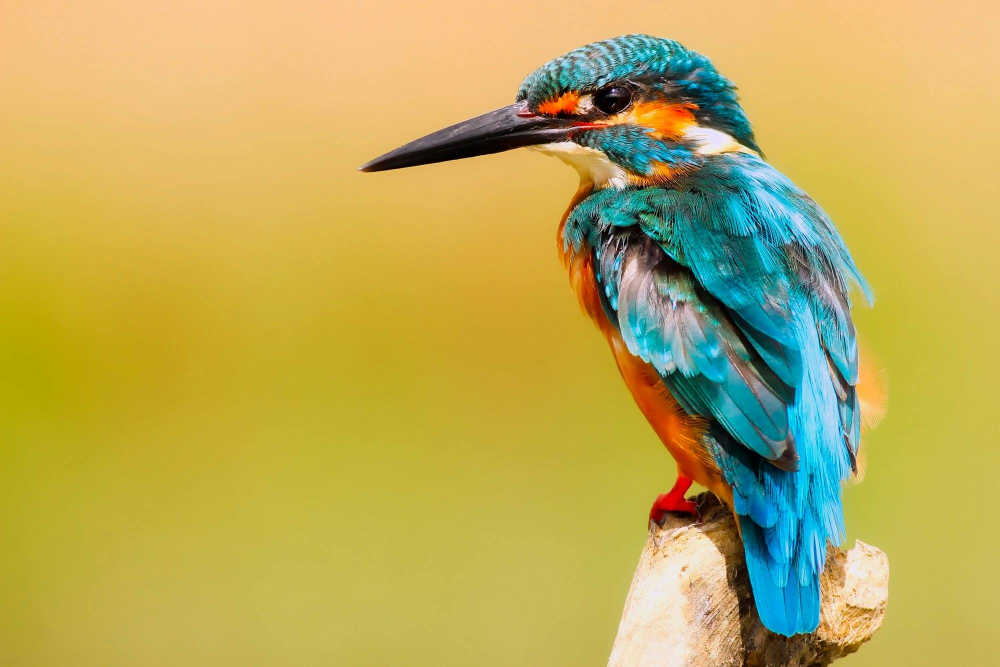
#> input picture images/img6.jpg, 2000 x 1333 px (shown at 1/2 size)
$ jupyter execute read_img.ipynb
#> lines starting #> are read from the running program, lines starting #| are printed output that depends on the picture
[cell 1]
import os
import cv2

import numpy as np

[cell 2]
#image read
img = cv2.imread("images/img6.jpg",0)
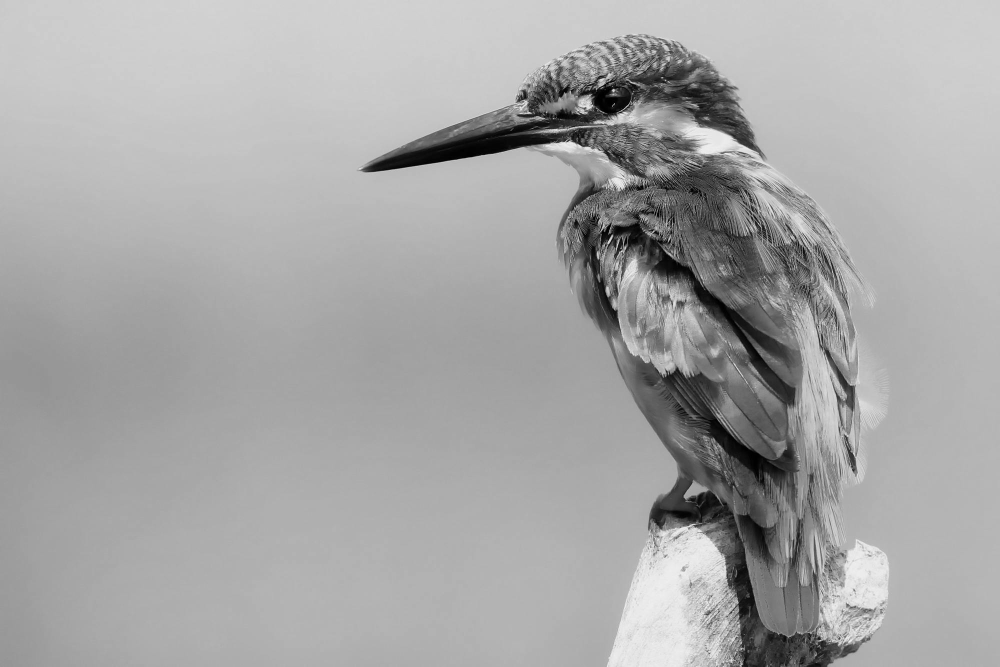
#> img: shape (1333, 2000) (shown at 1/2 size); min 0, max 255, mean 166.8
resize_img = cv2.resize(img, (1350,680))
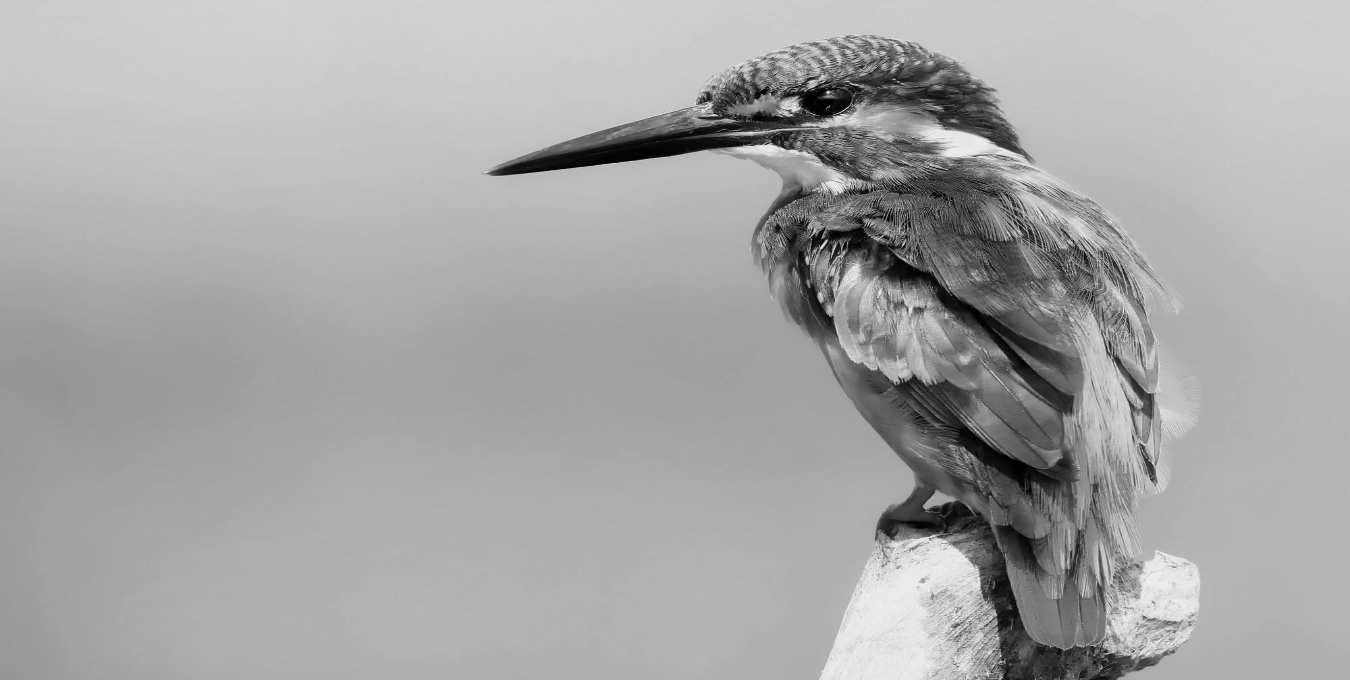
#> resize_img: shape (680, 1350); min 0, max 251, mean 166.7
cv2.imshow("first_img",resize_img)
cv2.waitKey(0)
cv2.destroyAllWindows()

[cell 3]
# concatenate images
img2 = cv2.imread("images/img2.jpg")
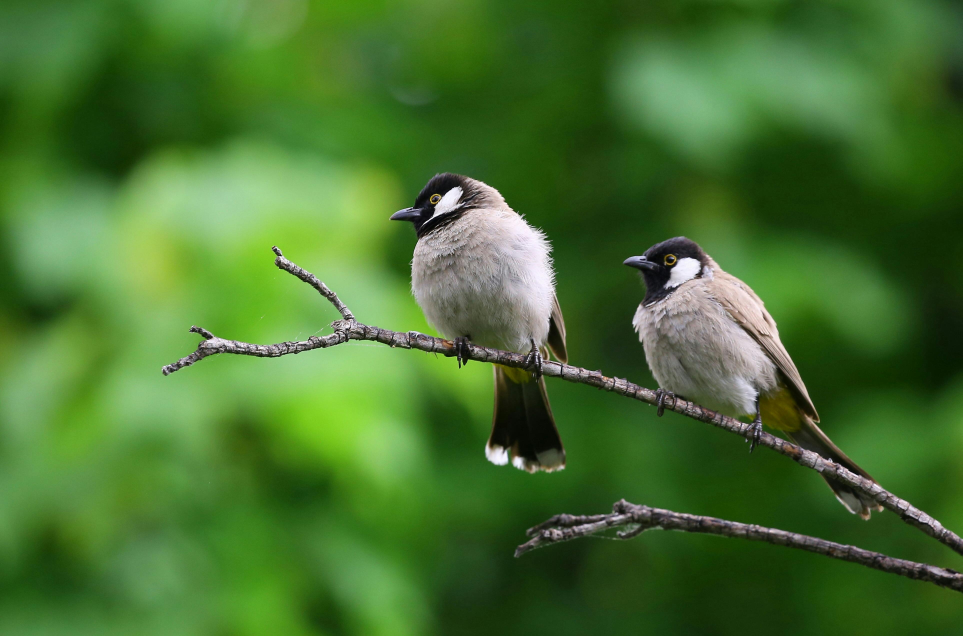
#> input picture images/img2.jpg, 3849 x 2544 px (shown at 1/4 size)
#> img2 is the input picture: shape (2544, 3849, 3); mean B, G, R 47.5, 112.7, 70.3
resize_img2 = cv2.resize(img2,(300,300))
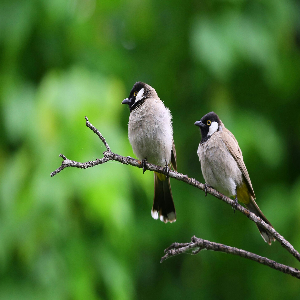
#> resize_img2: shape (300, 300, 3); mean B, G, R 47.4, 112.6, 70.3
# used hstack for horizontal concatenate
horizontal_stack = np.hstack((resize_img2,resize_img2))
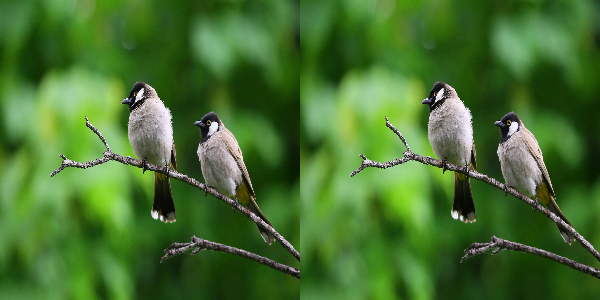
#> horizontal_stack: shape (300, 600, 3); mean B, G, R 47.4, 112.6, 70.3
# vstack for vertical concatenate
vertical_stack = np.vstack((horizontal_stack,horizontal_stack))
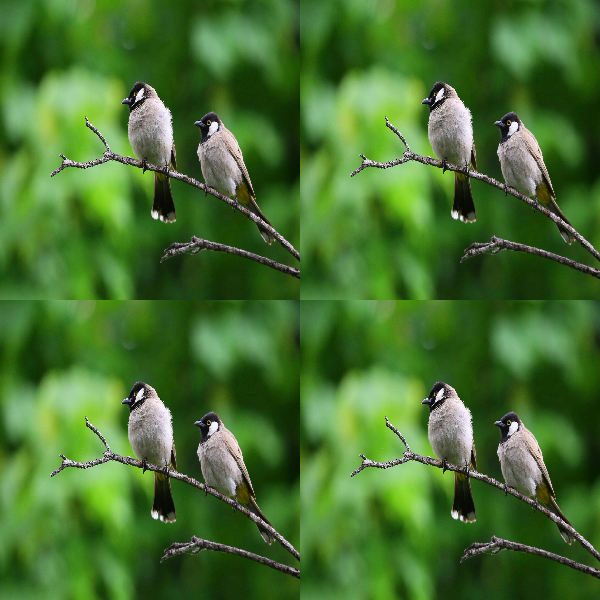
#> vertical_stack: shape (600, 600, 3); mean B, G, R 47.4, 112.6, 70.3
cv2.imshow("Second image",vertical_stack)
cv2.waitKey(0)
cv2.destroyAllWindows()

[cell 4]
list_name = os.listdir(r"E:\Computer vision\images")
list_name

[cell 5]
# slide show
list_name = os.listdir(r"E:\Computer vision\images")
for name in list_name:
    path = "E:\\Computer vision\\images"
    img_name = path + "\\" + name
    img_multi = cv2.imread(img_name)
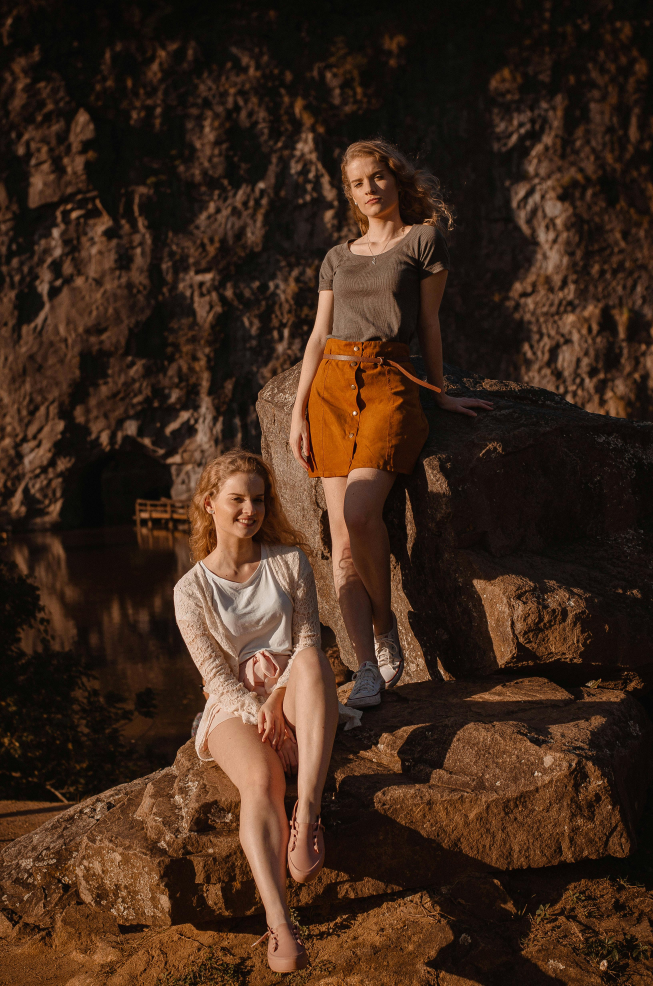
#> input picture images/img1.jpg, 3264 x 4928 px, found by its file name (shown at 1/5 size)
#> img_multi is the input picture: shape (4928, 3264, 3); mean B, G, R 26.3, 40.5, 62.8
    img_multi = cv2.resize(img_multi,(1000,680))
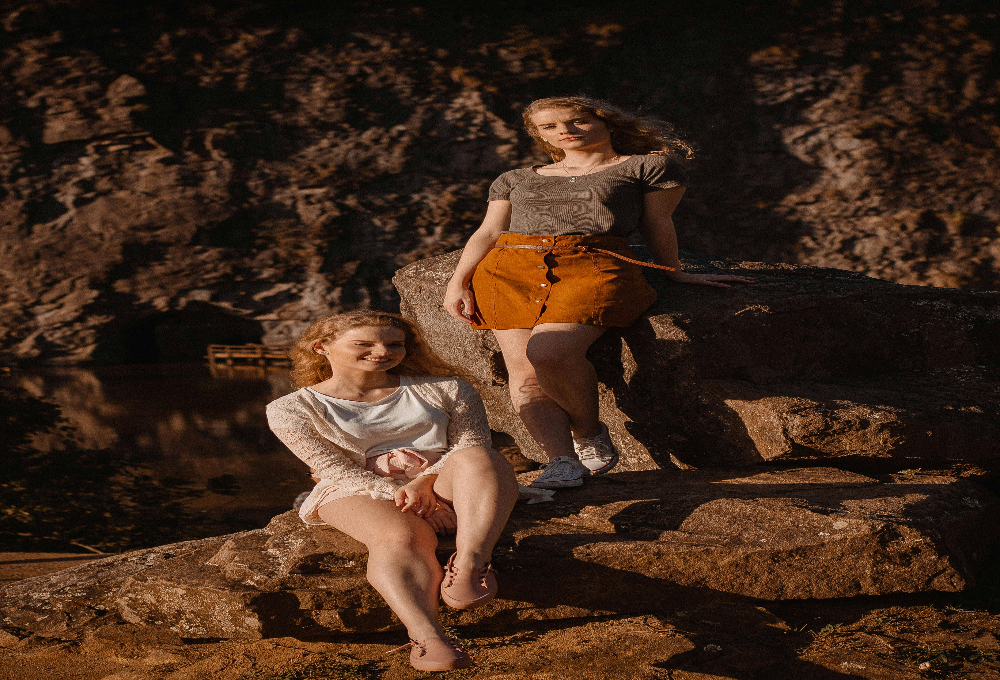
#> img_multi: shape (680, 1000, 3); mean B, G, R 26.2, 40.4, 62.7
    cv2.imshow("Slide_show", img_multi)
    cv2.waitKey(0)
cv2.destroyAllWindows()
